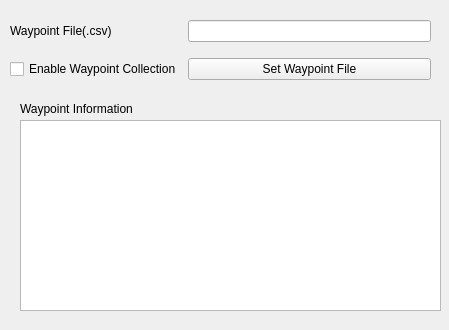
<?xml version="1.0" encoding="UTF-8"?>
<ui version="4.0">
 <class>Form</class>
 <widget class="QWidget" name="Form">
  <property name="geometry">
   <rect>
    <x>0</x>
    <y>0</y>
    <width>449</width>
    <height>330</height>
   </rect>
  </property>
  <property name="windowTitle">
   <string>Form</string>
  </property>
  <widget class="QWidget" name="gridLayoutWidget">
   <property name="geometry">
    <rect>
     <x>10</x>
     <y>10</y>
     <width>421</width>
     <height>80</height>
    </rect>
   </property>
   <layout class="QGridLayout" name="gridLayout">
    <item row="0" column="1">
     <widget class="QLineEdit" name="waypoint_file_line_edit"/>
    </item>
    <item row="0" column="0">
     <widget class="QLabel" name="waypoint_file_label">
      <property name="text">
       <string>Waypoint File(.csv)</string>
      </property>
     </widget>
    </item>
    <item row="1" column="0">
     <widget class="QCheckBox" name="enable_waypoint_collection_checkbox">
      <property name="text">
       <string>Enable Waypoint Collection</string>
      </property>
     </widget>
    </item>
    <item row="1" column="1">
     <widget class="QPushButton" name="save_waypoint_file_btn">
      <property name="text">
       <string>Set Waypoint File</string>
      </property>
     </widget>
    </item>
   </layout>
  </widget>
  <widget class="QTextEdit" name="waypoint_info_text_edit">
   <property name="geometry">
    <rect>
     <x>20</x>
     <y>120</y>
     <width>421</width>
     <height>191</height>
    </rect>
   </property>
  </widget>
  <widget class="QLabel" name="waypoint_info_label">
   <property name="geometry">
    <rect>
     <x>20</x>
     <y>100</y>
     <width>161</width>
     <height>17</height>
    </rect>
   </property>
   <property name="text">
    <string>Waypoint Information</string>
   </property>
  </widget>
 </widget>
 <resources/>
 <connections/>
</ui>
